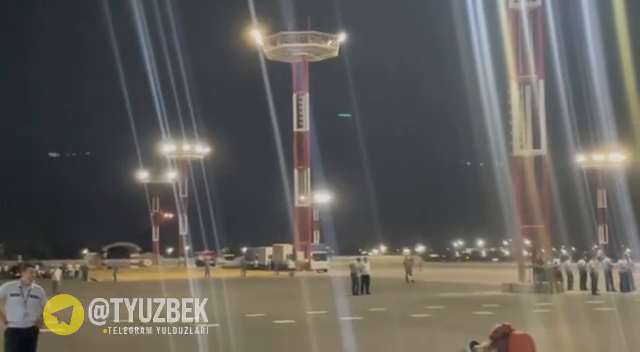
#> input picture frame 108 of 1.MP4, 640 x 352 px
$ python videocap3.py
#> lines starting #> are read from the running program, lines starting #| are printed output that depends on the picture
import  cv2
import numpy as np

i =0
video =cv2.VideoCapture("1.mp4")
while video.isOpened():
    _,rasm =video.read()
#> rasm is the input picture: shape (352, 640, 3); mean B, G, R 90, 94.8, 97.6
    rasm = cv2.cvtColor(rasm, cv2.COLOR_BGR2GRAY)
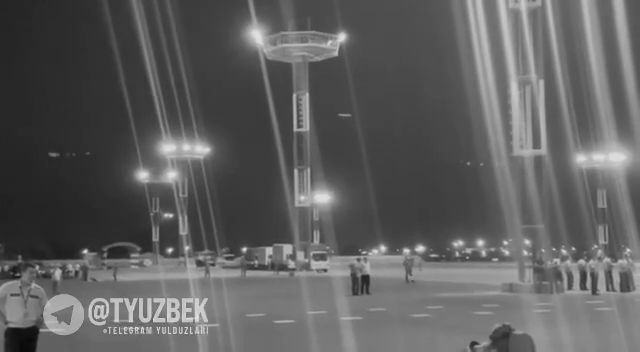
#> rasm: shape (352, 640); min 10, max 230, mean 95.1

    cv2.imshow("Video",rasm)
    if cv2.waitKey(1) & 0xFF == ord('q'):
#> (key q is pressed here)
        break
    i +=1
video.release()
#> (the run stopped early here; a loop or call above may not have finished)

$ run again, starting later in the video
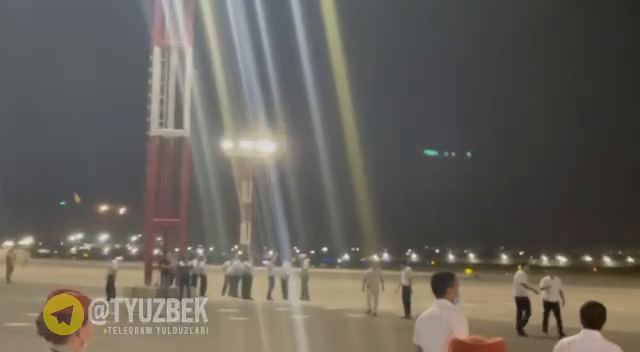
#> input picture frame 488 of 1.MP4, 640 x 352 px
#> rasm is the input picture: shape (352, 640, 3); mean B, G, R 90.2, 98, 102.5
#> `rasm = cv2.cvtColor(rasm, cv2.COLOR_BGR2GRAY)`:
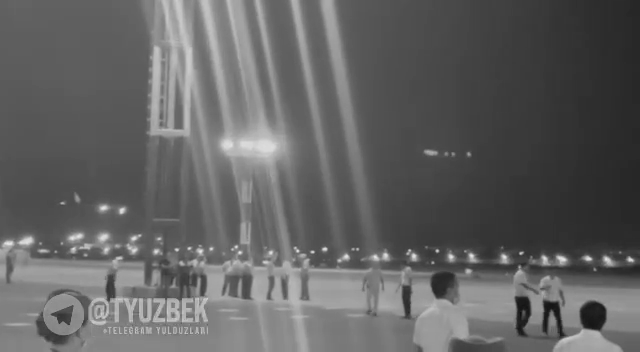
#> rasm: shape (352, 640); min 15, max 230, mean 98.4

$ run again, starting later in the video
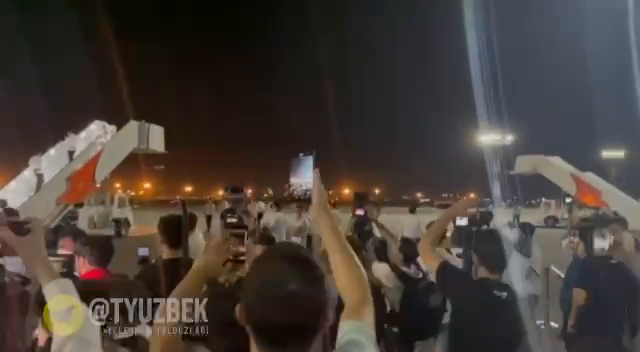
#> input picture frame 868 of 1.MP4, 640 x 352 px
#> rasm is the input picture: shape (352, 640, 3); mean B, G, R 55.5, 61.1, 69.5
#> `rasm = cv2.cvtColor(rasm, cv2.COLOR_BGR2GRAY)`:
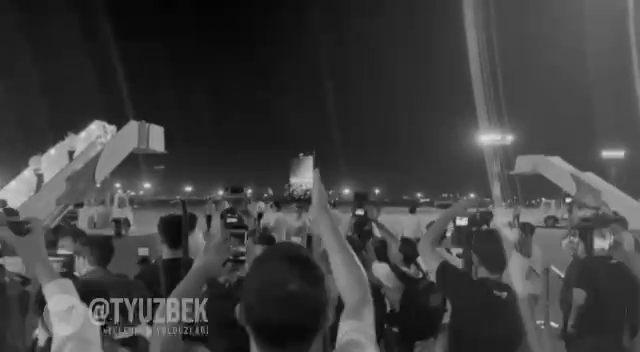
#> rasm: shape (352, 640); min 0, max 222, mean 63
